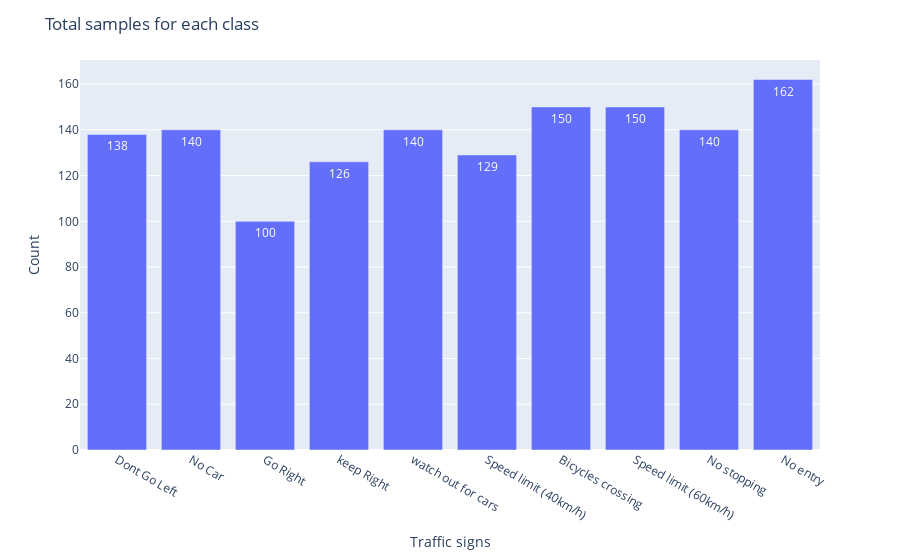

Notebook code for this chart:
### Code cell
# ploting total samples for each class
labels = pd.read_csv('./data/labels.csv')

class_names = []

class_id = le.inverse_transform(unique_classes)
for i in class_id:
    class_name = labels.loc[labels["ClassId"] == int(i), "Name"].iloc[0]
    class_names.append(class_name)
print(class_names)
images_count = [len(class_indices[key]) for key in class_indices.keys()]

fig = px.bar(x=class_names, y=images_count)

fig.update_layout(xaxis_title='Traffic signs', yaxis_title='Count', title="Total samples for each class", )
fig.update_traces(texttemplate='%{y}', textposition='inside')
# fig.write_image("./figs/classes_bar.png")
fig.show()

### Figure 1 — Plotly figure (JSON) as saved in the notebook; plotly's stock layout.template omitted (floating-point values rounded to 4 significant figures)
{"data": [{"alignmentgroup": "True", "hovertemplate": "x=%{x}<br>y=%{y}<extra></extra>", "legendgroup": "", "marker": {"color": "#636efa", "pattern": {"shape": ""}}, "name": "", "offsetgroup": "", "orientation": "v", "showlegend": false, "textposition": "inside", "texttemplate": "%{y}", "type": "bar", "x": ["Dont Go Left", "No Car", "Go Right", "keep Right", "watch out for cars", "Speed limit (40km/h)", "Bicycles crossing", "Speed limit (60km/h)", "No stopping", "No entry"], "xaxis": "x", "y": [138, 140, 100, 126, 140, 129, 150, 150, 140, 162], "yaxis": "y"}], "layout": {"autosize": true, "barmode": "relative", "legend": {"tracegroupgap": 0}, "margin": {"t": 60}, "title": {"text": "Total samples for each class"}, "xaxis": {"anchor": "y", "autorange": true, "domain": [0, 1], "range": [-0.5, 9.5], "title": {"text": "Traffic signs"}, "type": "category"}, "yaxis": {"anchor": "x", "autorange": true, "domain": [0, 1], "range": [0, 170.5], "title": {"text": "Count"}, "type": "linear"}}}
